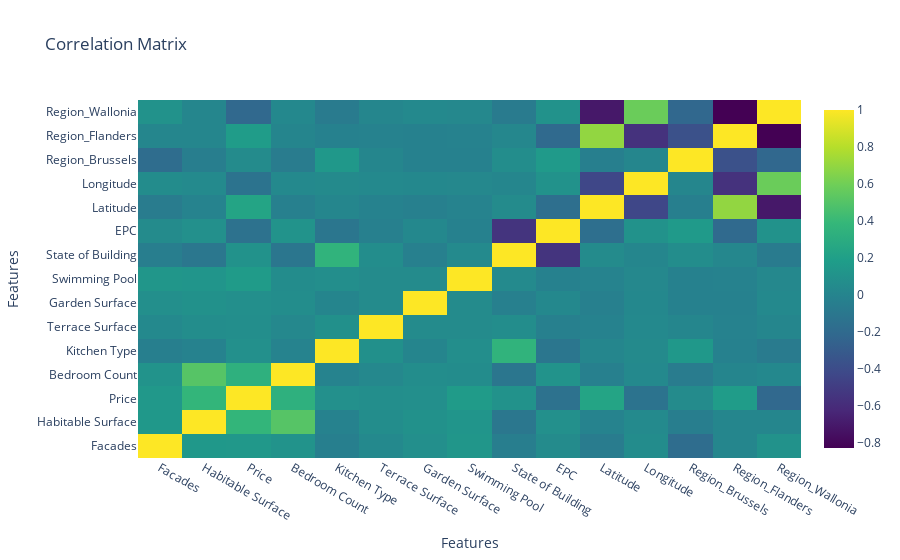

Source (notebook cell):
### Code cell
df3 = pd.concat([df2, ohetransform], axis=1).drop("Region", axis=1)

# Filter the dataframe to include only numeric columns
numeric_df = df3.select_dtypes(include=["int64", "float64"])

# Create a correlation matrix
correlation_matrix = numeric_df.corr()

# Create a heatmap using Plotly
fig = go.Figure(
    data=go.Heatmap(
        z=correlation_matrix.values,
        x=correlation_matrix.columns,
        y=correlation_matrix.index,
        colorscale="Viridis",
    )
)

# Set the title and axis labels
fig.update_layout(
    title="Correlation Matrix", xaxis_title="Features", yaxis_title="Features"
)

# Show the plot
fig.show()

### Figure 1 — Plotly figure (JSON) as saved in the notebook; plotly's stock layout.template omitted (floating-point values rounded to 4 significant figures; data arrays with more than 128 entries replaced by an {"elided": "..."} marker saying what was removed)
{"data": [{"colorscale": [[0, "#440154"], [0.1111, "#482878"], [0.2222, "#3e4989"], [0.3333, "#31688e"], [0.4444, "#26828e"], [0.5556, "#1f9e89"], [0.6667, "#35b779"], [0.7778, "#6ece58"], [0.8889, "#b5de2b"], [1, "#fde725"]], "type": "heatmap", "x": ["Facades", "Habitable Surface", "Price", "Bedroom Count", "Kitchen Type", "Terrace Surface", "Garden Surface", "Swimming Pool", "State of Building", "EPC", "Latitude", "Longitude", "Region_Brussels", "Region_Flanders", "Region_Wallonia"], "y": ["Facades", "Habitable Surface", "Price", "Bedroom Count", "Kitchen Type", "Terrace Surface", "Garden Surface", "Swimming Pool", "State of Building", "EPC", "Latitude", "Longitude", "Region_Brussels", "Region_Flanders", "Region_Wallonia"], "z": {"elided": "15x15 float values"}}], "layout": {"title": {"text": "Correlation Matrix"}, "xaxis": {"title": {"text": "Features"}}, "yaxis": {"title": {"text": "Features"}}}}
